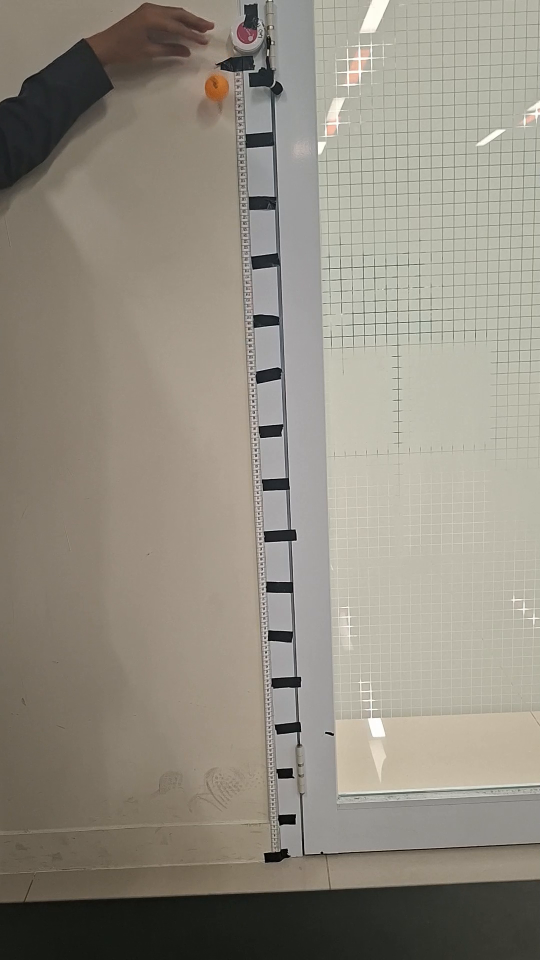
#> input picture frame 6 of video/perempat.mp4, 1080 x 1920 px, given in place of pertiga.mp4, which was not available (shown at 1/2 size)
$ python main.py
#> lines starting #> are read from the running program, lines starting #| are printed output that depends on the picture; after the words box and inside, x2 and y2 are one past the last pixel; in counts of white or black regions, pixels touching at a corner belong together; pictures that were not available may be replaced by others from this repository, and a replacement may not be noted
import cv2
import numpy as np
import csv

FILE_NAME = "pertiga"
VIDEO_PATH = f'video/{FILE_NAME}.mp4'
FILE_OUTPUT_CSV = f'csv/{FILE_NAME}.csv'
VIDEO_OUTPUT_PATH = f'output/{FILE_NAME}.mp4'

LOWER_ORANGE = np.array([5, 150, 150])
UPPER_ORANGE = np.array([25, 255, 255])

ROI_X_START = 250
ROI_X_END = 650


PT_150 = (455, 155)
PT_0 = (520, 1720)


CUSTOM_SCALES = {
    150: 163,
    140: 287,
    130: 413,
    120: 533,
    110: 647,
    100: 757,
    90: 867,
    80: 977,
    70: 1083,
    60: 1183,
    50: 1277,
    40: 1375,
    30: 1467,
    20: 1557,
    10: 1647,
    0: 1727
}


def get_height_from_y(y_pixel):
    sorted_items = sorted(CUSTOM_SCALES.items(), key=lambda x: x[1])

    if y_pixel < sorted_items[0][1]:
        cm_1, y_1 = sorted_items[0]  # (150, 155)
        cm_2, y_2 = sorted_items[1]  # (140, 280)

        pixel_per_cm = (y_2 - y_1) / (cm_1 - cm_2)
        diff_y = y_1 - y_pixel
        return cm_1 + (diff_y / pixel_per_cm)
    if y_pixel >= sorted_items[-1][1]: return sorted_items[-1][0]

    for i in range(len(sorted_items) - 1):
        cm_top, y_top = sorted_items[i]
        cm_bot, y_bot = sorted_items[i + 1]

        if y_top <= y_pixel <= y_bot:
            # Kalkulasi persentase posisi di dalam segmen tersebut
            segment_ratio = (y_pixel - y_top) / (y_bot - y_top)
            return cm_top - (segment_ratio * (cm_top - cm_bot))
    return 0


def main():
    cap = cv2.VideoCapture(VIDEO_PATH)
    if not cap.isOpened(): return

    width = int(cap.get(cv2.CAP_PROP_FRAME_WIDTH))
    height = int(cap.get(cv2.CAP_PROP_FRAME_HEIGHT))
    video_fps = cap.get(cv2.CAP_PROP_FPS)

    fourcc = cv2.VideoWriter_fourcc(*'mp4v')
    out_video = cv2.VideoWriter(VIDEO_OUTPUT_PATH, fourcc, video_fps, (width, height))

    print(f"FPS Terdeteksi: {video_fps}")
    data_log = []
    frame_count = 0

    while cap.isOpened():
        ret, frame = cap.read()
#> frame is the input picture: shape (1920, 1080, 3); mean B, G, R 129.4, 141.1, 146.8
        if not ret: break

        frame_count += 1
        millis = (frame_count / video_fps) * 1000

        # 1. Gambar Garis Biru Utama
        cv2.line(frame, PT_150, PT_0, (255, 0, 0), 2)
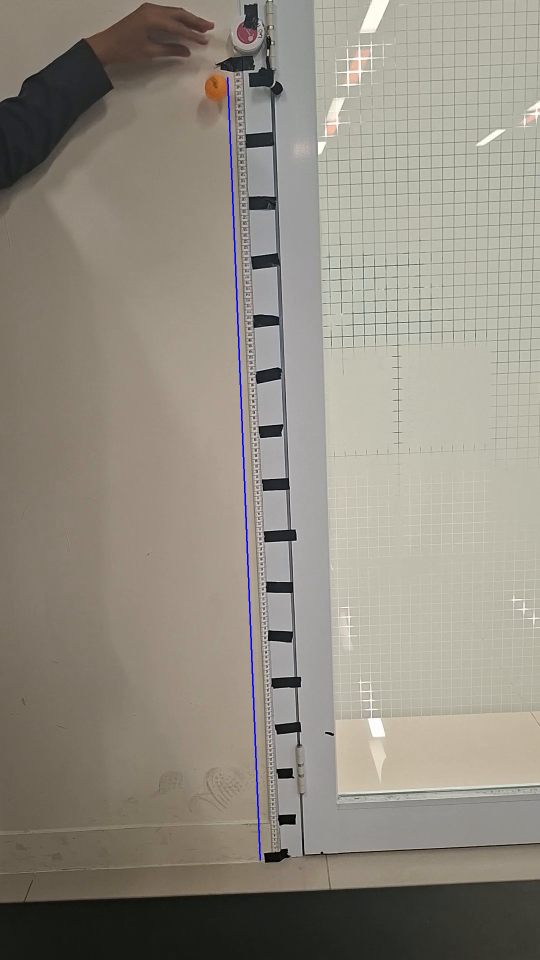
#> frame: shape (1920, 1080, 3) (shown at 1/2 size); 0.23% of pixels changed, all inside (x1, y1, x2, y2) = (454, 154, 522, 1722)

        # 2. Gambar Penggaris Berdasarkan Mapping CUSTOM_SCALES
        for cm, y_pos in CUSTOM_SCALES.items():
            line_ratio = (y_pos - PT_150[1]) / (PT_0[1] - PT_150[1])
            curr_x = int(PT_150[0] + line_ratio * (PT_0[0] - PT_150[0]))

            color_mark = (0, 0, 255) if cm in [0, 150] else (255, 255, 255)
            cv2.line(frame, (curr_x - 15, y_pos), (curr_x, y_pos), color_mark, 2)
            cv2.putText(frame, f"{cm}", (curr_x - 45, y_pos + 5),
                        cv2.FONT_HERSHEY_SIMPLEX, 0.4, color_mark, 1)
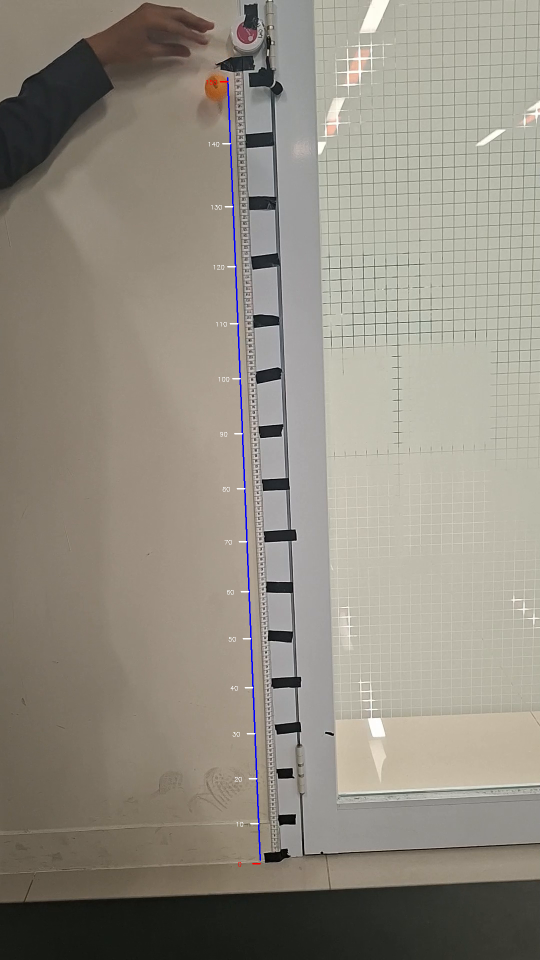
#> frame: shape (1920, 1080, 3) (shown at 1/2 size); 0.07% of pixels changed, all inside (x1, y1, x2, y2) = (412, 160, 522, 1733)

        # 3. ROI & Tracking
        roi = frame[:, ROI_X_START:ROI_X_END]
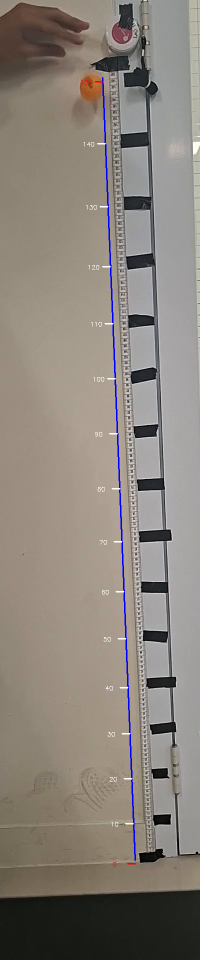
#> roi: shape (1920, 400, 3) (shown at 1/2 size); mean B, G, R 123.3, 131.3, 138.8
        hsv = cv2.cvtColor(roi, cv2.COLOR_BGR2HSV)
#> hsv: shape (1920, 400, 3); mean H, S, V 34.5, 36.8, 140.9
        mask = cv2.inRange(hsv, LOWER_ORANGE, UPPER_ORANGE)
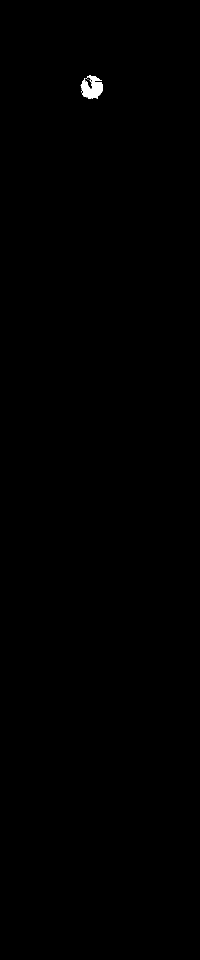
#> mask: shape (1920, 400) (shown at 1/2 size); 0.17% white; 10 white regions (9 under 20 px), largest, box (x1, y1, x2, y2) and area: (162, 150, 205, 198) 1281
        mask = cv2.dilate(mask, None, iterations=2)
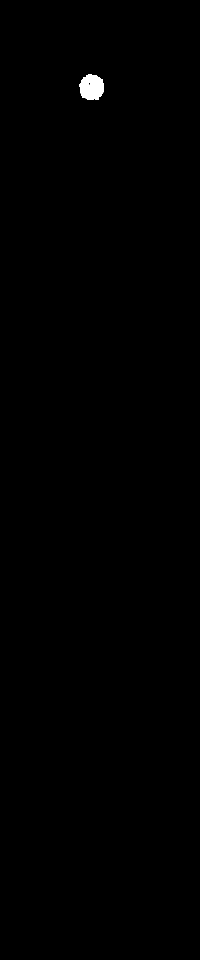
#> mask: shape (1920, 400) (shown at 1/2 size); 0.26% white; 1 white region

        contours, _ = cv2.findContours(mask, cv2.RETR_EXTERNAL, cv2.CHAIN_APPROX_SIMPLE)
#> contours = 1 contour; box (x1, y1, x2, y2) and area: (158, 148, 207, 200) 1922

        cv2.putText(frame, f"Time: {millis:.2f} ms", (50, 100),
                    cv2.FONT_HERSHEY_SIMPLEX, 1.2, (255, 255, 255), 3)

        if contours:
            c = max(contours, key=cv2.contourArea)
#> c = contour of 75 points, box (x1, y1, x2, y2) (158, 148, 207, 200), area 1922
            if cv2.contourArea(c) > 50:
                (x_c, y_c), radius = cv2.minEnclosingCircle(c)
#> x_c = 183.8; y_c = 174.6; radius = 27.73
                center_f = (int(x_c + ROI_X_START), int(y_c))
#> center_f = (433, 174)

                # TINGGI menggunakan fungsi mapping non-linear
                height_cm = get_height_from_y(center_f[1])
#> height_cm = 149.1

                if -5 <= height_cm <= 155:
                    data_log.append([frame_count, round(millis, 2), round(height_cm, 2)])
                    text_x = center_f[0] + int(radius) + 10
#> text_x = 470

                    cv2.circle(frame, center_f, int(radius), (0, 255, 0), 3)
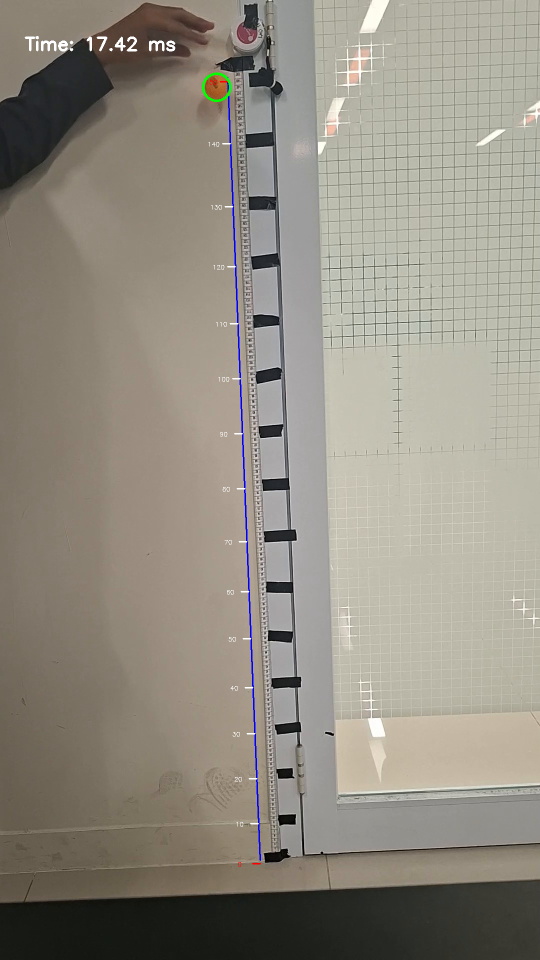
#> frame: shape (1920, 1080, 3) (shown at 1/2 size); mean B, G, R 129.9, 141.1, 146.6
                    cv2.putText(frame, f"Frame: {frame_count}", (text_x, int(y_c) - 15),
                                cv2.FONT_HERSHEY_SIMPLEX, 0.5, (255, 255, 255), 1)
#> frame: shape (1920, 1080, 3); 0.01% of pixels changed, all inside (x1, y1, x2, y2) = (472, 149, 539, 160)
                    cv2.putText(frame, f"{height_cm:.1f} cm", (text_x, int(y_c) + 15),
                                cv2.FONT_HERSHEY_SIMPLEX, 0.8, (0, 255, 0), 2)
#> frame: shape (1920, 1080, 3); mean B, G, R 129.9, 141.2, 146.6

        out_video.write(frame)
        cv2.imshow('Tracking Precision - Adjusted Scale', frame)

        key = cv2.waitKey(500)
#> (key q is pressed here)
        if key & 0xFF == ord('q'):
            break
        elif key & 0xFF == ord(' '):
            cv2.waitKey(0)

    cap.release()
    out_video.release()
    cv2.destroyAllWindows()

    with open(FILE_OUTPUT_CSV, 'w', newline='') as f:
        writer = csv.writer(f)
        writer.writerow(['Frame_Index', 'Time_ms', 'Height_cm'])
        writer.writerows(data_log)
    print(f"Analisis Selesai! CSV: {FILE_OUTPUT_CSV}")


if __name__ == "__main__":
    main()

$ run again, starting later in the video
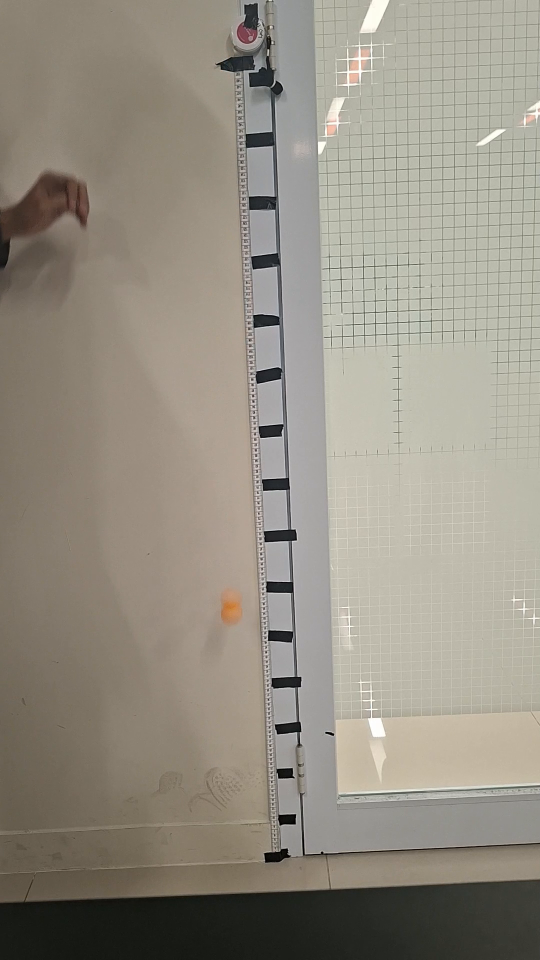
#> input picture frame 27 of video/perempat.mp4, 1080 x 1920 px, given in place of pertiga.mp4, which was not available (shown at 1/2 size)
#> in main, frame is the input picture: shape (1920, 1080, 3); mean B, G, R 131.3, 143.3, 149.2
#> in main, `roi = frame[:, ROI_X_START:ROI_X_END]`:
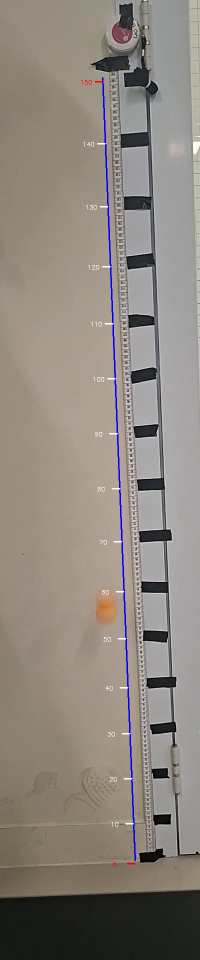
#> roi: shape (1920, 400, 3) (shown at 1/2 size); mean B, G, R 125.8, 134, 141.4
#> hsv: shape (1920, 400, 3); mean H, S, V 35.3, 35.6, 143.4
#> contours = 1 contour; box (x1, y1, x2, y2) and area: (192, 1202, 228, 1236) 818
#> in main, `cv2.putText(frame, f"Time: {millis:.2f} ms", (50, 100), cv2.FONT_HERSH..`:
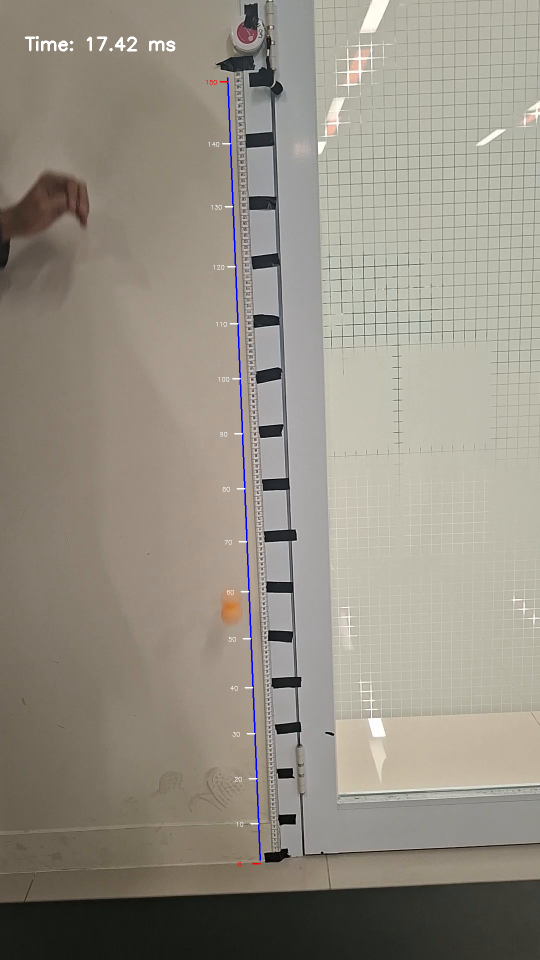
#> frame: shape (1920, 1080, 3) (shown at 1/2 size); mean B, G, R 131.8, 143.2, 149.1
#> c = contour of 48 points, box (x1, y1, x2, y2) (192, 1202, 228, 1236), area 818
#> x_c = 210.2; y_c = 1220.1; radius = 20.71
#> center_f = (460, 1220)
#> height_cm = 56.06
#> text_x = 490

$ run again, starting later in the video
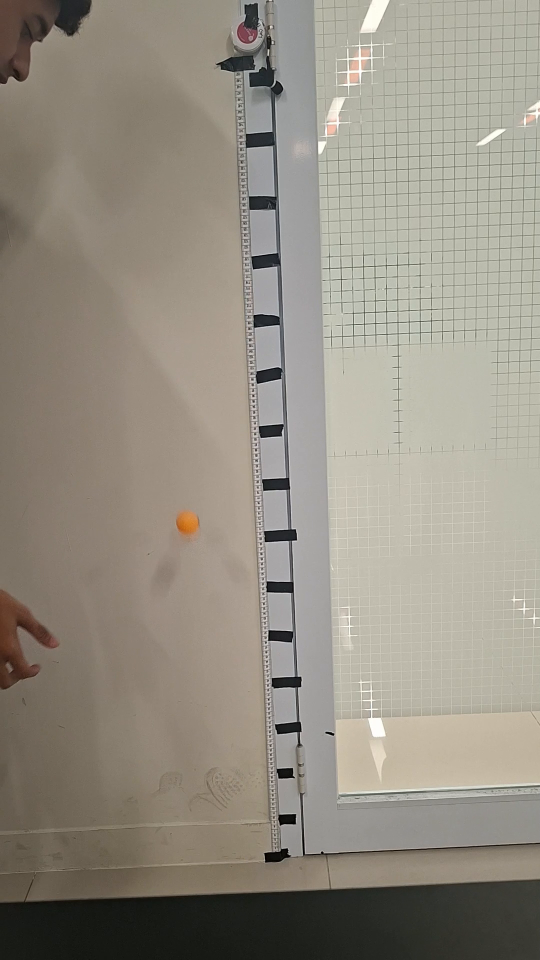
#> input picture frame 49 of video/perempat.mp4, 1080 x 1920 px, given in place of pertiga.mp4, which was not available (shown at 1/2 size)
#> in main, frame is the input picture: shape (1920, 1080, 3); mean B, G, R 130.8, 142.6, 148.7
#> hsv: shape (1920, 400, 3); mean H, S, V 35.8, 35.3, 142.9
#> in main, `mask = cv2.inRange(hsv, LOWER_ORANGE, UPPER_ORANGE)`:
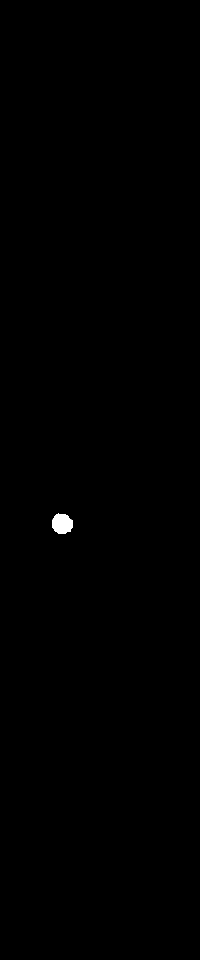
#> mask: shape (1920, 400) (shown at 1/2 size); 0.18% white; 1 white region, box (x1, y1, x2, y2) and area: (104, 1026, 146, 1068) 1362
#> contours = 1 contour; box (x1, y1, x2, y2) and area: (102, 1024, 148, 1070) 1640
#> in main, `cv2.putText(frame, f"Time: {millis:.2f} ms", (50, 100), cv2.FONT_HERSH..`:
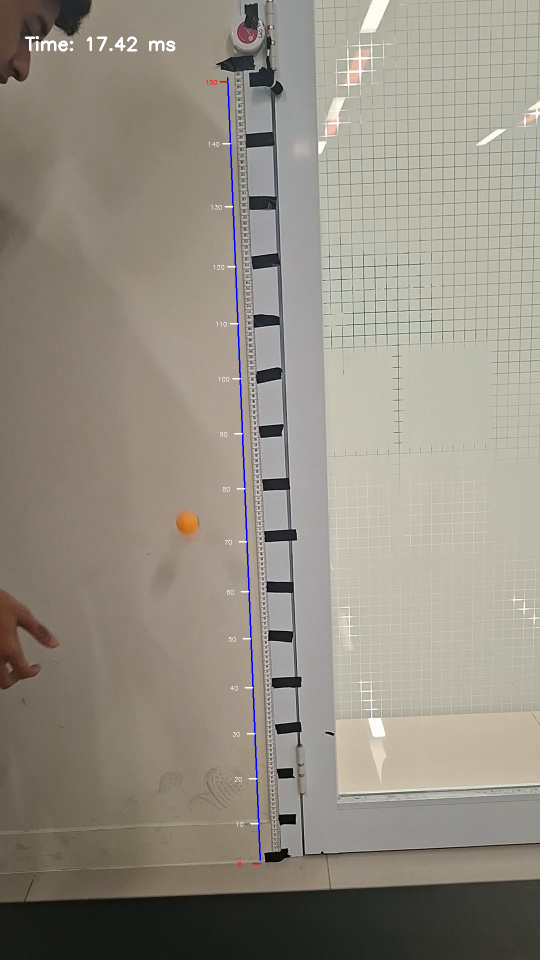
#> frame: shape (1920, 1080, 3) (shown at 1/2 size); mean B, G, R 131.4, 142.5, 148.5
#> c = contour of 69 points, box (x1, y1, x2, y2) (102, 1024, 148, 1070), area 1640
#> x_c = 125.5; y_c = 1046.3; radius = 25.58
#> center_f = (375, 1046)
#> height_cm = 73.49
#> text_x = 410
